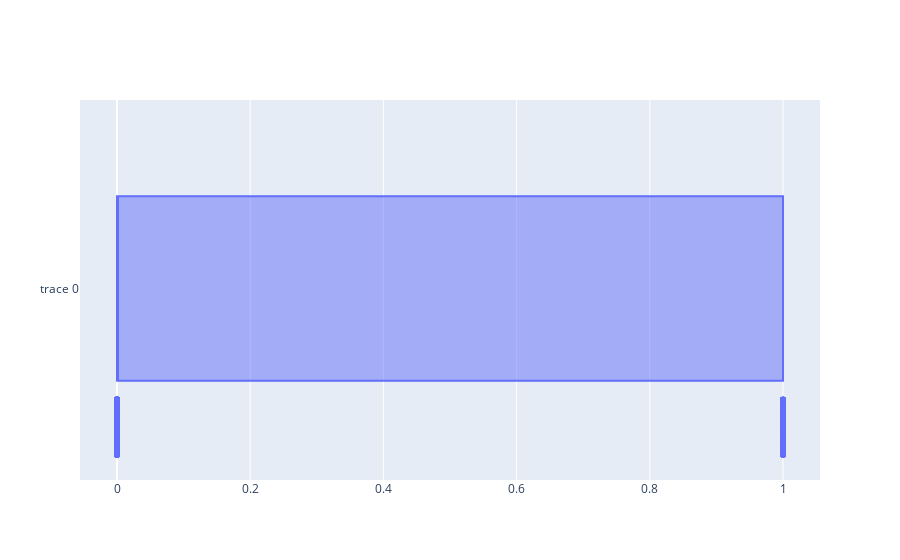

Write notebook code for a chart like this one.
### Markdown cell above
# Ящик с усами

### Code cell
# создаем ящик с усами для каждого жанра из наших данных
fig = go.Figure()
fig.add_trace(go.Box(x=df['gender'], boxpoints='all'))
fig.show()

### Figure 1 — Plotly figure (JSON) as saved in the notebook; plotly's stock layout.template omitted (floating-point values rounded to 4 significant figures; data arrays with more than 128 entries replaced by an {"elided": "..."} marker saying what was removed)
{"data": [{"boxpoints": "all", "type": "box", "x": {"elided": "3501 int values"}}], "layout": {}}
